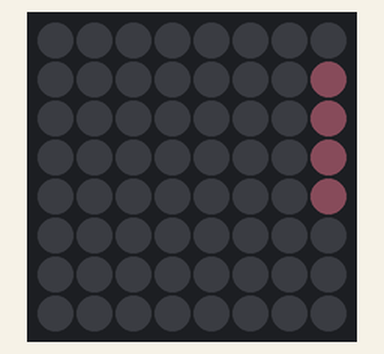
This sketch was run on a simulated Arduino Uno, built with avr-gcc and run on an emulated ATmega328P. Parts: 8×8 RGB LED matrix (first LED top left, wired row by row). Dim RGB values are drawn brighter than linear; random numbers use the default seed unless the sketch sets one.

Above: at 0.09 s.
At 5.01 s:
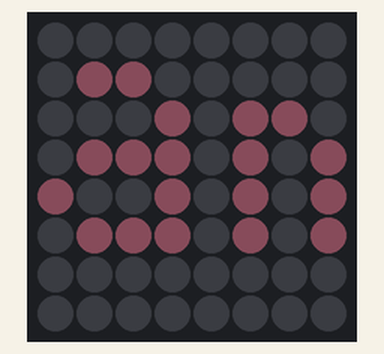
At 10.1 s:
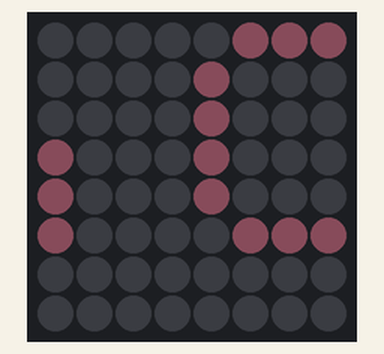
At 20.0 s:
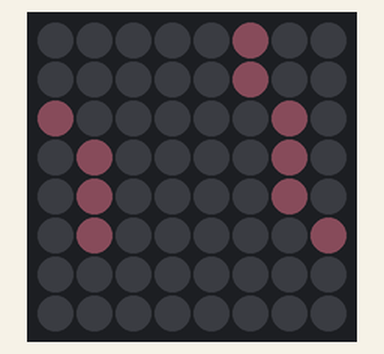
At 30.43 s:
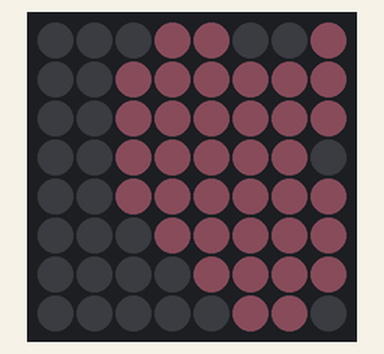
At 39.87 s:
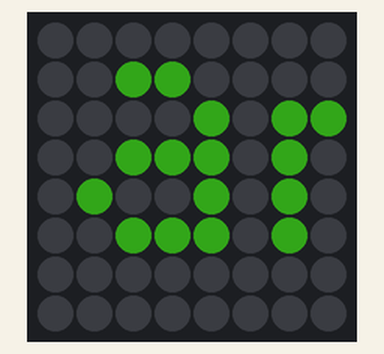

The sketch:

neomatrix_8x8.ino
```cpp
#include <Adafruit_GFX.h>
#include <Adafruit_NeoMatrix.h>
#include <Adafruit_NeoPixel.h>
#include "font_8x8.h"
#include "font_chiffre.h"

#define PIN 13
#define mw 8
#define mh 8

Adafruit_NeoMatrix *matrix = new Adafruit_NeoMatrix(mw, mh,
  PIN,
  NEO_MATRIX_TOP  + NEO_MATRIX_LEFT +
  NEO_MATRIX_ROWS + NEO_MATRIX_PROGRESSIVE,
  NEO_GRB         + NEO_KHZ800
);

String inputString = "§ Ne Manger Rien Ou Jeûner Voilà Bien Votre Grande Bêtise §";

void display_scrollText() {
  static uint16_t couleur;
  matrix->setFont(&font_8);
  couleur = random(0, 0xFFFF);

  String replacedString = replaceSpecialCharacters(inputString);
  int16_t leng =  0 - (inputString.length() * 4) ;

  for (int16_t x=7; x>= leng; x--) {
    matrix->clear();
    matrix->setCursor(x,5);
    matrix->setTextColor(couleur);
    //char text[60] = "Encul\xE9 \x22 \xE8 \xE9 \xEA \xEB \x22 ";
    //matrix->print(text);
    matrix->print(replacedString);
    matrix->show();
    delay(100);
  }
}

String replaceSpecialCharacters(String input) {
  String output = "";
  for (int i = 0; i < input.length(); i++) {
    char c = input.charAt(i);
    //Serial.println((int)c);
    if (     (int)c == 169) output += "\xE9";  // é
    else if ((int)c == 168) output += "\xE8";  // è
    else if ((int)c == 170) output += "\xEA";  // ê
    else if ((int)c == 171) output += "\xEB";  // ë
    else if ((int)c == 185) output += "\xF9";  // ù
    else if ((int)c == 187) output += "\xFB";  // û
    else if ((int)c == 160) output += "\xE0";  // à
    else if ((int)c == 162) output += "\xE2";  // â
    else if ((int)c == 175) output += "\xEF";  // ï
    else                    output += c;       // Ajoute le caractère sans modification
  }
  return output;
}

void display_compter() {
  static uint8_t compt;
  static uint32_t time_compt;
  if( millis() - time_compt < 200) return;
  time_compt = millis();

  matrix->setCursor(1,5);
  matrix->setTextColor( random(0, 0xFFFF));
  matrix->clear();
  char CHAR[3];
  sprintf( CHAR, "%02u", compt);
  matrix->print( CHAR);
  matrix->show();
  compt++;
  if( compt > 99) compt = 0;
}

void loop() {
  display_scrollText();
//  display_compter();
}

void setup() {
  Serial.begin(115200);
  matrix->begin();
  matrix->setTextWrap(false);
  matrix->setBrightness(255);
  matrix->setTextColor(0xF800);
  matrix->clear();
  matrix->setTextSize(0);
  matrix->setRotation(0);
  matrix->show();
}
```

font_chiffre.h
```cpp
const uint8_t rial4pt8bBitmaps[] PROGMEM = {
  0xD6, 0xD6, 0x00, 0x04, 0x92, 0x00, 0xC7, 0xC6, 0x00, 0xC5, 0x96, 0x00,
  0x97, 0x92, 0x00, 0xD3, 0x96, 0x00, 0xD3, 0xD6, 0x00, 0xC4, 0xA4, 0x00,
  0xD5, 0x56, 0x00, 0xD7, 0x96, 0x00, 0x00
};

const GFXglyph rial4pt8bGlyphs[] PROGMEM = {
  {     0,   3,   5,   4,    0,   -4 },   // 0x30 '0'
  {     3,   3,   5,   4,    0,   -4 },   // 0x31 '1'
  {     6,   3,   5,   4,    0,   -4 },   // 0x32 '2'
  {     9,   3,   5,   4,    0,   -4 },   // 0x33 '3'
  {    12,   3,   5,   4,    0,   -4 },   // 0x34 '4'
  {    15,   3,   5,   4,    0,   -4 },   // 0x35 '5'
  {    18,   3,   5,   4,    0,   -4 },   // 0x36 '6'
  {    21,   3,   5,   4,    0,   -4 },   // 0x37 '7'
  {    24,   3,   5,   4,    0,   -4 },   // 0x38 '8'
  {    27,   3,   5,   4,    0,   -4 },   // 0x39 '9'
  {    30,   1,   3,   1,    0,   -3 }    // 0x3A ':'
};

const GFXfont rial4pt8b PROGMEM = {
  (uint8_t  *)rial4pt8bBitmaps,
  (GFXglyph *)rial4pt8bGlyphs, 0x30, 0x3A,     9 };
```

Source omitted: font_8x8.h (data table, 14625 bytes)
